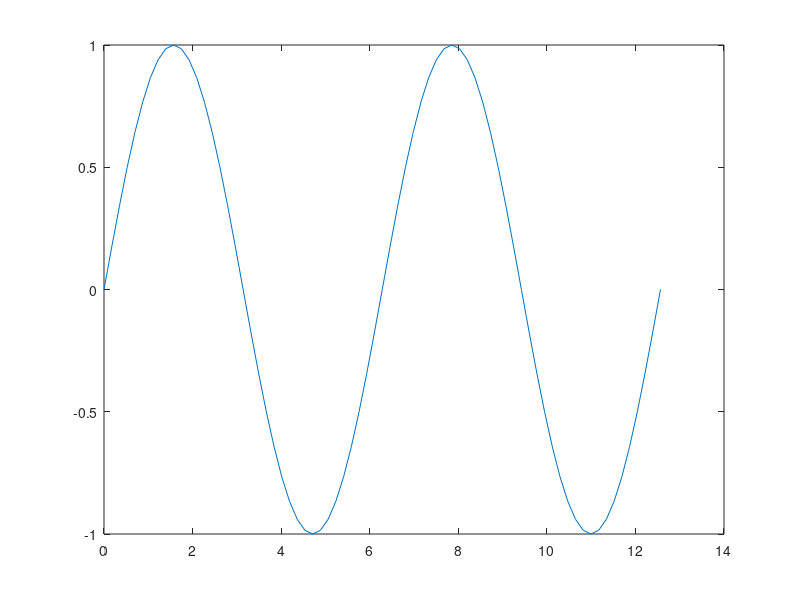

Source code (MATLAB):
function a = sine()
  x = 0:10:720;
  x = x.*(pi/180);
  y = sin(x);
  figure('name', 'Sine Wave');
  plot(x, y);
  a = 1;